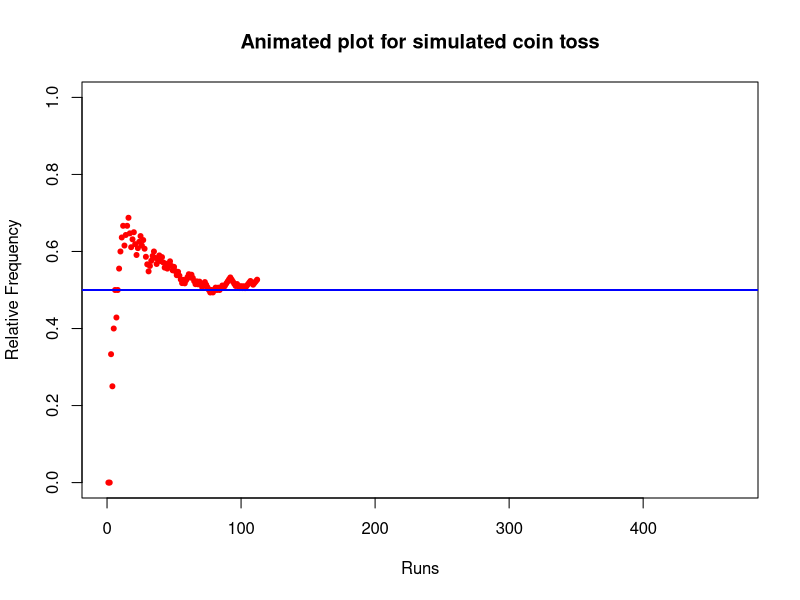

This chart was generated by the following R code: (Note: a time limit stopped this script after it produced the figure.)
toss_results <- rbinom(1000, 1, 0.5)

head_cum_freq <- cumsum(toss_results)

head_cum_relative_freq <- head_cum_freq / 1:1000

epsilon <- 0.001

i <- 1; n <- 0

while(i < 1000){
  if(abs(head_cum_relative_freq[i+1] - head_cum_relative_freq[i]) < epsilon){
    if(i >= 30){
      n <- i
      break
    }
  }
  i <- i + 1
}

n

df <- data.frame(runs = 1:n, rel_freq = head_cum_relative_freq[1:n])

plot(NA, NA,
     xlim = c(0, n), ylim = c(0, 1),
     xlab = "Runs", ylab = "Relative Frequency",
     main = "Animated plot for simulated coin toss")

for (i in 1:n) {
  points(x = i, y = df[i,2], col =  "red", pch = 20)
  abline(h = 0.5, col = "blue")
  Sys.sleep(1)
}
